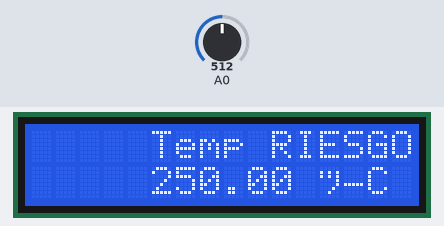
Bench run of a sketch on a simulated Arduino Uno, built with avr-gcc and run on an emulated ATmega328P. Parts: 16×2 character LCD. The inputs (shaded band) are chosen by the test bench; at power-on: A0 = 512.

Above: at 3.2 s.
3.3 s: A0 set to 716
At 4.4 s:
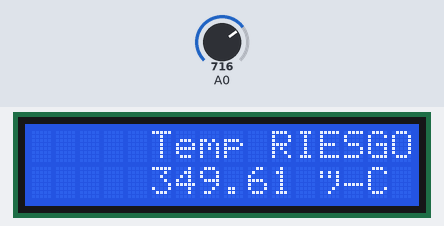
6.3 s: A0 set to 900
At 7.5 s:
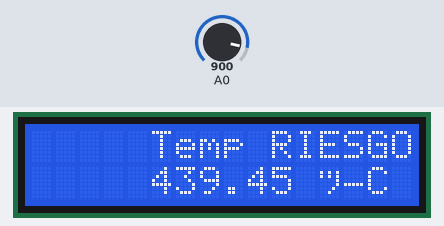
8.6 s: A0 set to 1023
At 9.5 s:
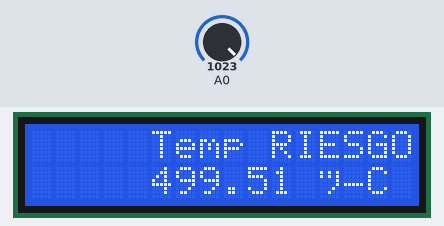
Timing chart, 0 to 11.6 s (numbered marks = the images above; inputs shaded):
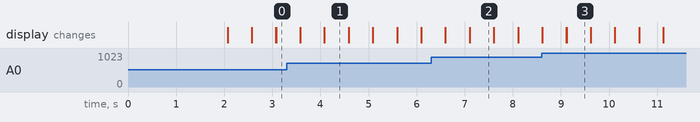

The sketch:

TEMP_FUNCIONA.ino
```cpp
#include <LiquidCrystal.h>

LiquidCrystal lcd(12, 11, 5, 4, 3, 2);
int val;

void setup()
{
  Serial.begin(9600);
  pinMode(A0,INPUT);

  lcd.begin(16, 2);

  lcd.setCursor(2, 0);
  lcd.print("Temperatura");

  lcd.setCursor(2, 1);
  lcd.print("Thani_nampi");
  delay(2000);
  lcd.clear();
  lcd.setCursor(5, 0);
  lcd.print("Temp");
  lcd.setCursor(12, 1);
  lcd.print("°C");
}
void loop()
{
  val = analogRead(A0);
  float mv = (val/1024.0)*5000;
  float temp = mv/10;

  if (temp < 36 || temp > 37){
  lcd.setCursor(10, 0);
  lcd.print("RIESGO");
  delay(500);
  lcd.setCursor(10, 0);
  lcd.print("      ");
  }


  lcd.setCursor(5, 1);
  lcd.print(temp);

 }
```

Measured:
- after the input at 3.3 s, the display: first differs from a run without the input after 0.78 s (image 1 shows a later state)
- after the input at 6.3 s, the display: first differs from a run without the input after 0.80 s (image 2 shows a later state)
- after the input at 8.6 s, the display: first differs from a run without the input after 0.52 s (image 3 shows a later state)
- what the display in image 1 shows lasts 0.5 s, from 4.1 s to 4.6 s
